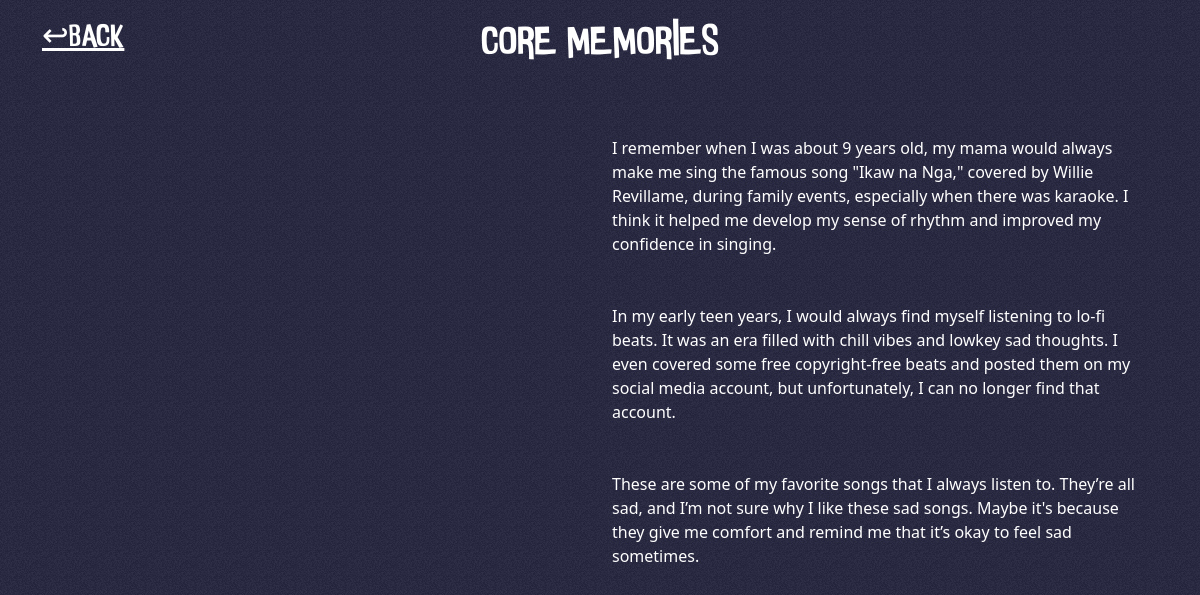
/view.php?islandOfPersonalityID=3, run on the app's committed database.
### tables this page shows
CREATE TABLE `islandcontents` (
  `islandContentID` int(4) NOT NULL,
  `islandOfPersonalityID` int(4) NOT NULL,
  `image` varchar(50) DEFAULT NULL,
  `content` varchar(300) NOT NULL,
  `color` varchar(10) DEFAULT NULL
);

### connect.php (called while the page is built, shortened)
<?php
function executeQuery($query)
{
	$conn = $GLOBALS['conn'];
	return mysqli_query($conn, $query);
}
?>

### view.php (the view, shortened to what this page needs)
<?php
include('connect.php');
if (isset($_GET['islandOfPersonalityID'])) {
  $islandOfPersonalityID = $_GET['islandOfPersonalityID'];
  $islandQuery = "SELECT * FROM islandcontents WHERE islandOfPersonalityID = '$islandOfPersonalityID'";
  $islandResult = executeQuery($islandQuery);
}
$title = "CORE MEMORIES"
  ?>
<!DOCTYPE html>
<html lang="en">
<head>
  <link href="https://cdn.jsdelivr.net/npm/bootstrap@5.3.3/dist/css/bootstrap.min.css" rel="stylesheet"
 />
  <link rel="stylesheet" href="view.css" />
</head>
<body>
  <div class="parent container d-flex justify-content-center mb-5 mt-3">
    <div class="row">
      <div class="col">
        <h1><?php echo $title; ?></h1>
      </div>
    </div>
  </div>
  <div class="back container">
    <div class="row">
      <div class="col">
        <a href="index.php">
          <h2>&#8617;back</h2>
        </a>
      </div>
    </div>
  </div>
  <div class="container">
    <php class="row">
      <?php
      if (mysqli_num_rows($islandResult) > 0) {
        while ($row = mysqli_fetch_assoc($islandResult)) {
          $content = $row['content'];
          ?>
          <div class="card d-flex flex-row gap-3 p-3 mb-3 rounded-0">
            <div class="row">
              <div class="col-lg-6 col-sm-12">
              </div>
              <div class="col-lg-6 col-sm-12" style="font-size: 16px;">
                <?php echo $content; ?>
              </div>
            </div>
          </div>
          <?php
        }
      }
      ?>
  </div>
</body>
</html>

### view.css (style rules this page uses)
html, body { background-color: #0c0c2e; }
h1 { font-family: "Inside Out", sans-serif; color: #ffffff; }
.card { background-color: transparent; border: none; color: #ffffff; }
.parent { position: relative; }
.back a { font-family: "Inside Out", sans-serif; position: absolute; top: 2%; color: #ffffff; }

### data on the page
islandcontents: content "I remember when I was about 9 years old, my mama would always make me sing the famous song \"Ikaw na Nga,\" covered by Willie Revillame, during family events, especially when there was karaoke. I think it helped me develop my sense of rhythm and improved my confidence in singing."
islandcontents: content "In my early teen years, I would always find myself listening to lo-fi beats. It was an era filled with chill vibes and lowkey sad thoughts. I even covered some free copyright-free beats and posted them on my social media account, but unfortunately, I can no longer find that account."
islandcontents: content "These are some of my favorite songs that I always listen to. They’re all sad, and I’m not sure why I like these sad songs. Maybe it's because they give me comfort and remind me that it’s okay to feel sad sometimes."

### other printed values
$title "CORE MEMORIES"
